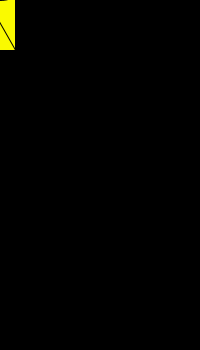
Frame 1 (no input)
Frame 60 (the mouse pressed at the canvas centre just before this capture): identical to frame 1, image omitted
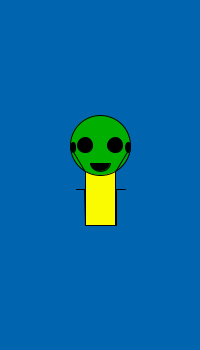
Frame 120 (the mouse held since frame 60 and released just before this capture)

The Processing sketch that drew these frames (run headless with seeded random() and noise(); from frame 60 on, the mouse is pressed at the canvas centre):

// Processing sketch: processing_1793
// ── processing_1793.pde

/*     Ominopaco 
 (primo tentativo di disegno per programmazione di Visualpaco)
 25 aprile 2009   */


void setup () {
  size (200,350);
  background (0,80,225);
  frameRate (25);
}
void draw () { 
  background (0,mouseX,mouseY);
  smooth ();
  rectMode (CENTER);
  ellipseMode (CENTER);

  //corpo
  fill (250,250,0);
  stroke (0,0,0);
  rect (mouseX,mouseY,30,100);

  //testa
  fill (mouseX-100,mouseY,0);
  ellipse (mouseX,mouseY-30,60,60);

  //occhi)
  fill (0);
  ellipse (mouseX-15,mouseY-30,15,15);
  ellipse (mouseX+15,mouseY-30,15,15);

  //gambe e piedi
  line (mouseX-15,mouseY+50,84,189);
  line (mouseX+16,mouseY+50,116,189);
  line (116,189,125,189);
  line (84,189,76,189);

  //braccia
  line (mouseX-16,mouseY-5,72,150);
  line (mouseX+16,mouseY-5,128,150);

  //mani
  ellipse (73,147,5,10);
  ellipse (128,147,5,10);

  //bocca (ci si prova!!)
  curve (100,100,mouseX-10,mouseY-12,mouseX+10,mouseY-12,100,100);
}
